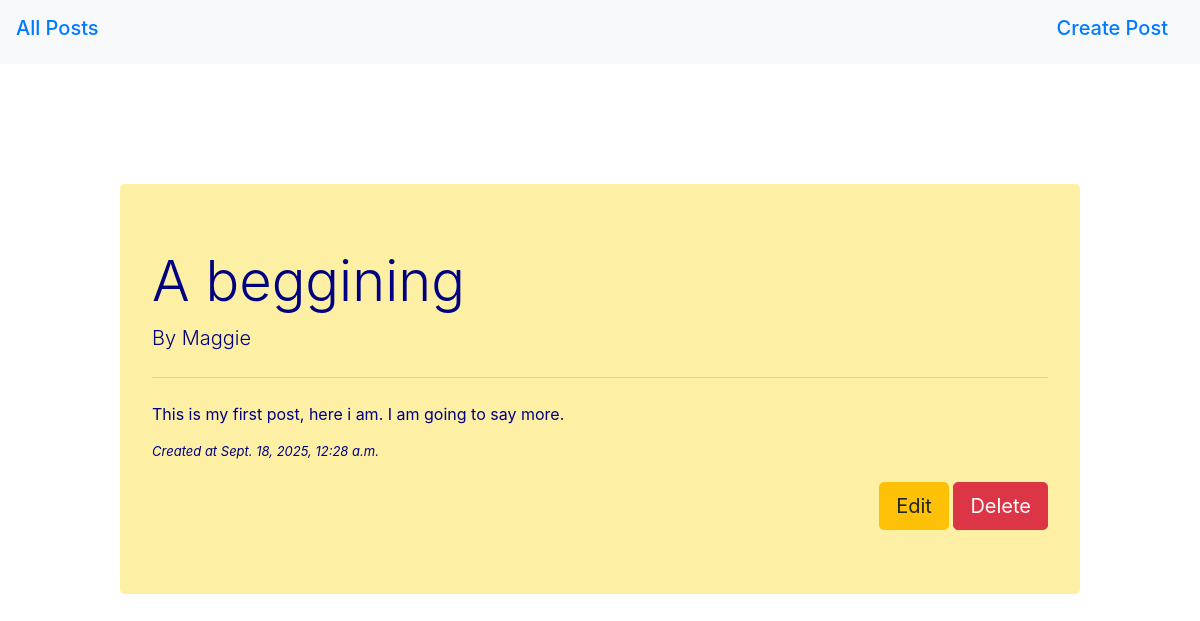
The app's page /blog/post/1/, older data.
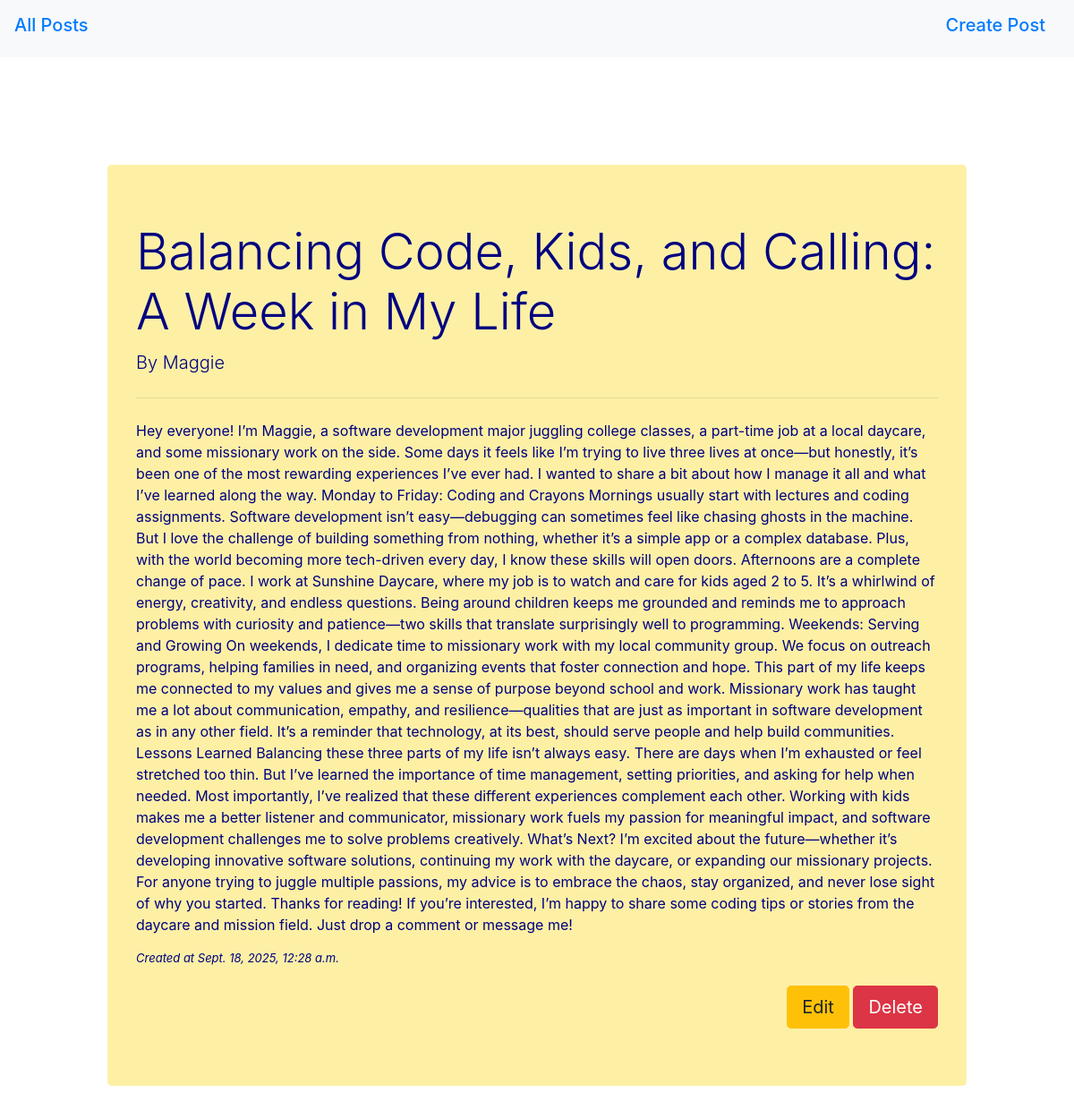
The same page, newer data.
### blog/models.py (models this page shows, shortened)
class Post(models.Model):
    author= models.CharField(max_length=100)
    title=models.CharField(max_length=100)
    created_at=models.DateTimeField(auto_now_add =True)
    modified_at=models.DateTimeField(auto_now = True)
    body=models.TextField()

### blog/views.py (the view)
# urls.py: path('post/<int:id>/', views.find_post, name= "find_post"),
def find_post(request, id):
    post = get_object_or_404(Post, id=id)
    return render(request, "post_detail.html", {"post":post})

### Templates/post_detail.html
{% extends "master.html" %}
{% block stuff %}
    {% if post %}
        <div class="jumbotron" style="margin: 10%; background-color:rgba(252, 227, 89, 0.541); color: navy">
            <h1 class="display-4">{{post.title}}</h1>
            <p class="lead">By {{post.author}}</p>
            <hr class="my-4">
            <p>{{post.body}}</p>
            <div style="font-size: small; font-style:italic; margin-bottom:20px">Created at {{post.created_at}}</div>
            <div class="text-right">
                <a href=" {% url 'updatepost' post.id %}  " class="btn btn-warning btn-lg" role="button" aria-pressed="true">Edit</a>
                <a href=" {% url 'deletepost' post.id %} " class="btn btn-danger btn-lg" role="button" aria-pressed="true">Delete</a>
            </div>
        </div>
    {% else %}
        <p>No posts available</p>
    {% endif %}
{% endblock %}

Row changes from the older to the newer data that the page shows:
changed Post "Maggie": title "A beggining" → "Balancing Code, Kids, and Calling: A Week in My Life"; body "This is my first post, here i am. I am going to say more." → "Hey everyone! I’m Maggie, a software development major juggling college classes, a part-time job at a local daycare, and some missionary work on the side. Some days it feels like I’m trying to live three lives at once—but honestly, it’s been one of the most rewarding experiences I’ve ever had. I wanted to share a bit about how I manage it all and what I’ve learned along the way. Monday to Friday: Coding and Crayons Mornings usually start with lectures and coding assignments. Software development isn’t easy—debugging can sometimes feel like chasing ghosts in the machine. But I love the challenge of building something from nothing, whether it’s a simple app or a complex database. Plus, with…"
